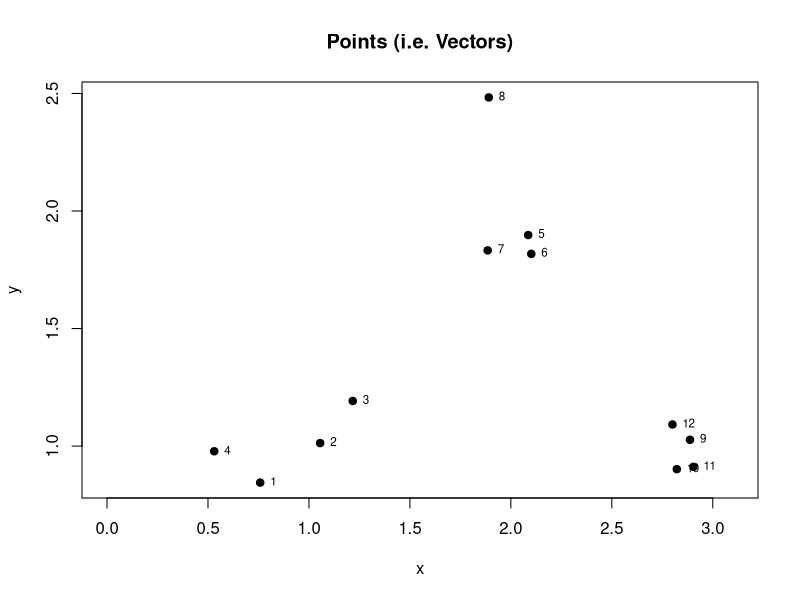
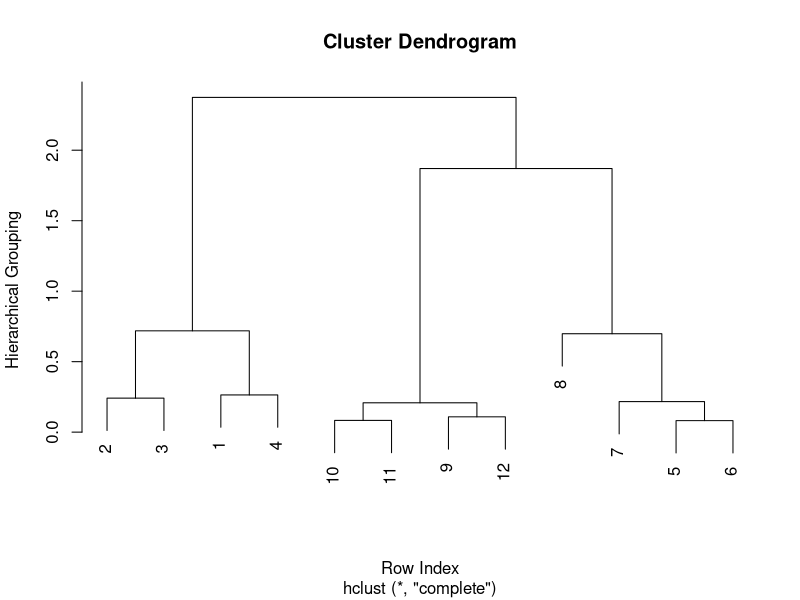
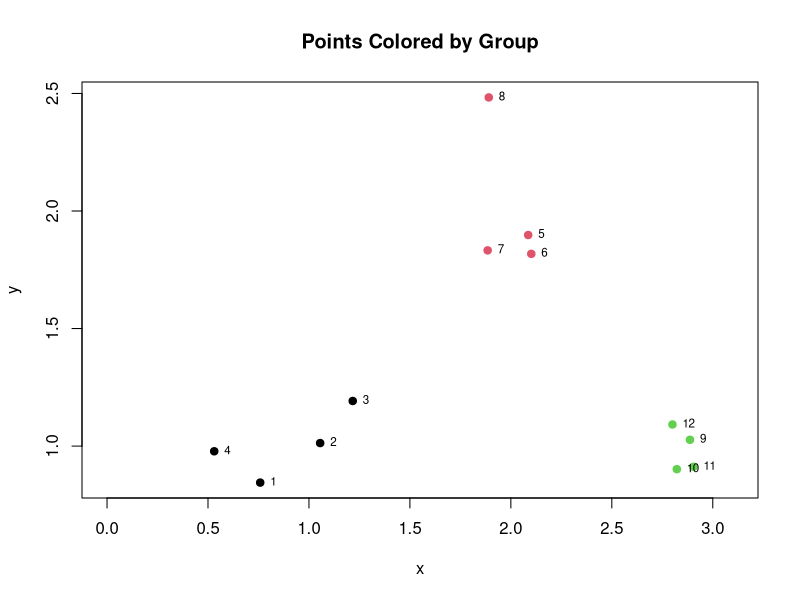
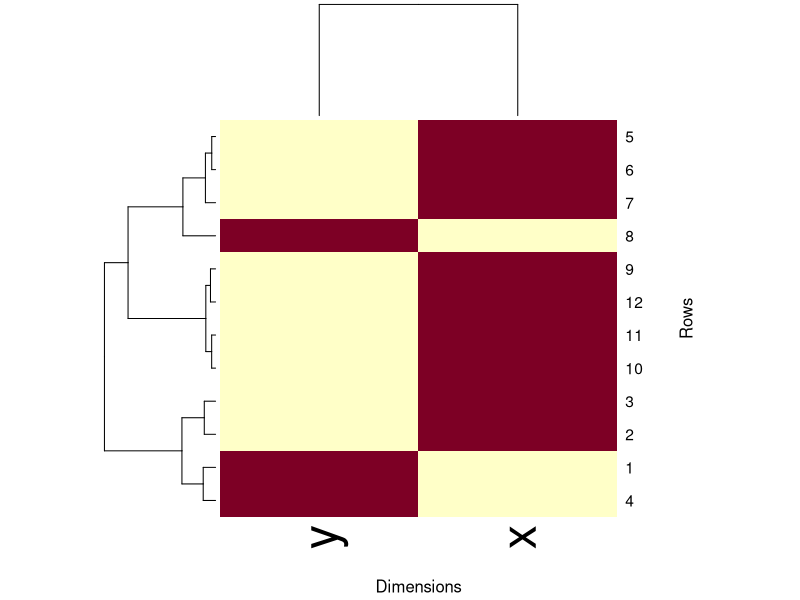
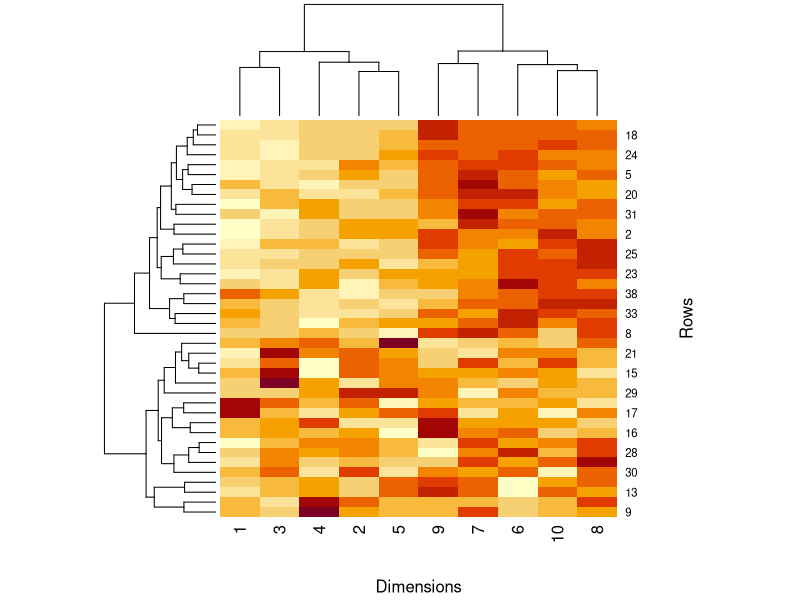

Reproduce these figures in R, in order.
## ---- chunk 1
knitr::opts_chunk$set(echo = TRUE)
## ---- chunk 2
set.seed(1234)

# First we shall make some random data that has a pattern.
PTS = data.frame(
    x = rnorm( 12, mean=rep(1:3, each=4), sd=0.2 ),
    y = rnorm( 12, mean=rep(c(1,2,1), each=4), sd=0.2 )
)

# Show the points...
plot(PTS$x, PTS$y, xlim=c(0,3.1), pch=19, main="Points (i.e. Vectors)", xlab="x", ylab="y")

# ...and label each point with its corresponding row number in the data frame
text(PTS$x, PTS$y, labels=1:nrow(PTS), cex=.7, pos=4)

# dist() is our distance method, and it determines Euclidean distance of the vectors
#   i.e. sqrt( (a1-a2)^2 + (b1-b2)^2 + ... + (z1-z2)^2 )
D <- dist(PTS)
print( round(D, digit=2) )

# hclust() turns the distance matrix into an hclust object
HC = hclust(D)

# Note that rows (i.e. vectors) are the domain, and their hierarchical grouping is the range
plot(HC, xlab="Row Index", ylab="Hierarchical Grouping")

# We can also 'cut the tree' into k number of branches, gives us grouping at a certain level
CUT = cutree(HC, k=3)
print(CUT)

# Lets re-plot our 2D point vectors, but color on branch
plot(PTS$x, PTS$y, xlim=c(0,3.1), pch=19, col=CUT, main="Points Colored by Group", xlab="x", ylab="y")
text(PTS$x, PTS$y, labels=1:nrow(PTS), cex=.7, pos=4)

# heatmap() wants to use a matrix.  Notice that the dimensions are the domain now. 
heatmap( as.matrix(PTS), xlab="Dimensions", ylab="Rows" )

# Using a dendrogram + heatmap is more useful for multivariate data.  
# Let's make a 40 x 10 matrix full of random data.
BIGM = matrix(rnorm(400), nrow=40)
head( round(BIGM, digits=2) )

# This is too random, so we'll introduce a pattern. 
pattern = rep(c(0,3), each=5)
str(pattern)

for (i in 1:40) {
  coinFlip <- rbinom(1, size=1, prob=0.5)
  if (coinFlip) {
    BIGM[i,] = BIGM[i,] + pattern
  }
}

# Now use hierarchical cluster analysis to find the pattern.
# Notice that the dimensions are the domain, and the order of the dimensions is altered
heatmap( BIGM, xlab="Dimensions", ylab="Rows" ) 




